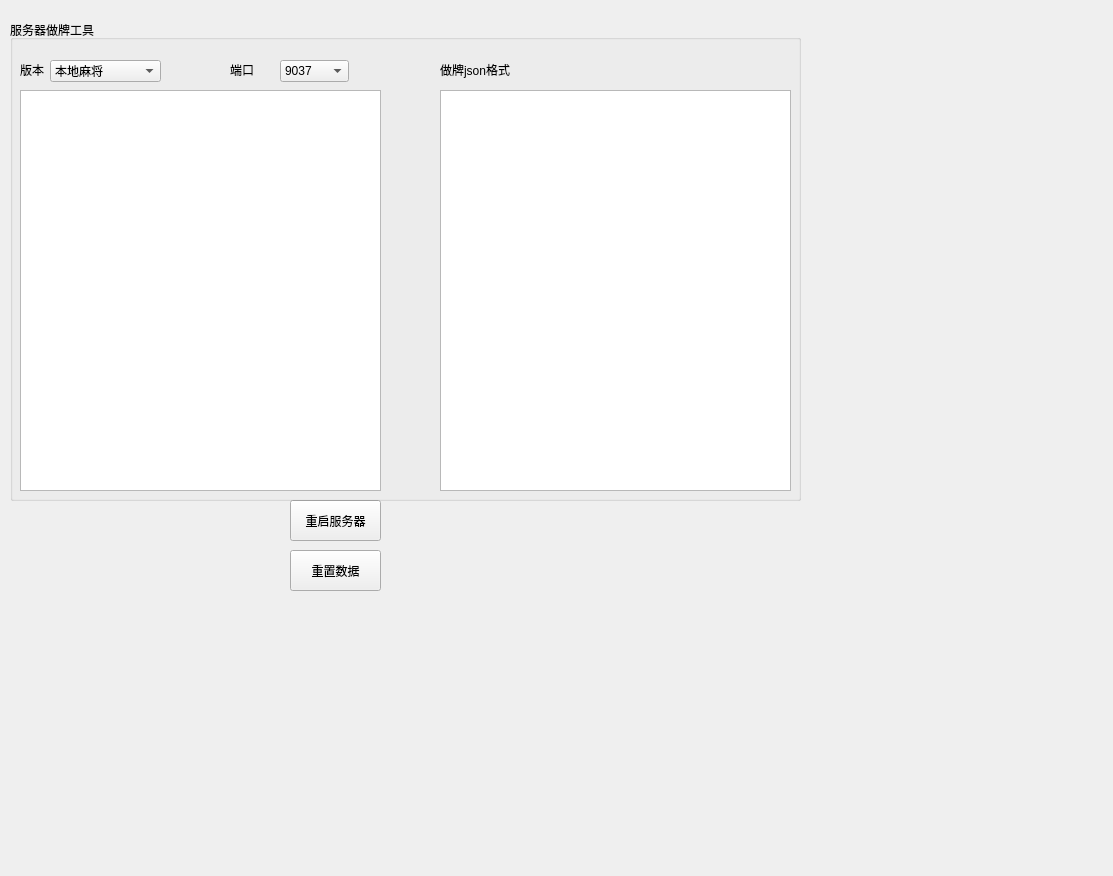
<?xml version="1.0" encoding="UTF-8"?>
<ui version="4.0">
 <class>Form</class>
 <widget class="QWidget" name="Form">
  <property name="geometry">
   <rect>
    <x>0</x>
    <y>0</y>
    <width>1113</width>
    <height>876</height>
   </rect>
  </property>
  <property name="windowTitle">
   <string>Form</string>
  </property>
  <widget class="QPushButton" name="clearBtn">
   <property name="geometry">
    <rect>
     <x>290</x>
     <y>550</y>
     <width>91</width>
     <height>41</height>
    </rect>
   </property>
   <property name="minimumSize">
    <size>
     <width>91</width>
     <height>0</height>
    </size>
   </property>
   <property name="text">
    <string>重置数据</string>
   </property>
  </widget>
  <widget class="QPushButton" name="startBtn">
   <property name="geometry">
    <rect>
     <x>290</x>
     <y>500</y>
     <width>91</width>
     <height>41</height>
    </rect>
   </property>
   <property name="text">
    <string>重启服务器</string>
   </property>
  </widget>
  <widget class="QGroupBox" name="groupBox">
   <property name="geometry">
    <rect>
     <x>10</x>
     <y>20</y>
     <width>791</width>
     <height>481</height>
    </rect>
   </property>
   <property name="title">
    <string>服务器做牌工具</string>
   </property>
   <widget class="QTextEdit" name="resultText">
    <property name="geometry">
     <rect>
      <x>10</x>
      <y>70</y>
      <width>361</width>
      <height>401</height>
     </rect>
    </property>
   </widget>
   <widget class="QComboBox" name="weatherComboBox">
    <property name="geometry">
     <rect>
      <x>40</x>
      <y>40</y>
      <width>111</width>
      <height>22</height>
     </rect>
    </property>
    <item>
     <property name="text">
      <string>本地麻将</string>
     </property>
    </item>
    <item>
     <property name="text">
      <string>本地跑胡子</string>
     </property>
    </item>
    <item>
     <property name="text">
      <string>本地跑得快</string>
     </property>
    </item>
    <item>
     <property name="text">
      <string>测试服麻将</string>
     </property>
    </item>
    <item>
     <property name="text">
      <string>测试服跑胡子</string>
     </property>
    </item>
    <item>
     <property name="text">
      <string>测试服跑得快</string>
     </property>
    </item>
   </widget>
   <widget class="QLabel" name="label_versions">
    <property name="geometry">
     <rect>
      <x>10</x>
      <y>40</y>
      <width>31</width>
      <height>20</height>
     </rect>
    </property>
    <property name="text">
     <string>版本</string>
    </property>
   </widget>
   <widget class="QLabel" name="label_port">
    <property name="geometry">
     <rect>
      <x>220</x>
      <y>40</y>
      <width>61</width>
      <height>20</height>
     </rect>
    </property>
    <property name="text">
     <string>端口</string>
    </property>
   </widget>
   <widget class="QComboBox" name="portComboBox">
    <property name="geometry">
     <rect>
      <x>270</x>
      <y>40</y>
      <width>69</width>
      <height>22</height>
     </rect>
    </property>
    <item>
     <property name="text">
      <string>9037</string>
     </property>
    </item>
    <item>
     <property name="text">
      <string>9011</string>
     </property>
    </item>
    <item>
     <property name="text">
      <string>9010</string>
     </property>
    </item>
   </widget>
   <widget class="QPlainTextEdit" name="plainTextEdit">
    <property name="geometry">
     <rect>
      <x>430</x>
      <y>70</y>
      <width>351</width>
      <height>401</height>
     </rect>
    </property>
   </widget>
   <widget class="QLabel" name="label_port_2">
    <property name="geometry">
     <rect>
      <x>430</x>
      <y>40</y>
      <width>101</width>
      <height>20</height>
     </rect>
    </property>
    <property name="text">
     <string>做牌json格式</string>
    </property>
   </widget>
  </widget>
 </widget>
 <resources/>
 <connections>
  <connection>
   <sender>clearBtn</sender>
   <signal>clicked()</signal>
   <receiver>Form</receiver>
   <slot>deleteLater()</slot>
   <hints>
    <hint type="sourcelabel">
     <x>187</x>
     <y>341</y>
    </hint>
    <hint type="destinationlabel">
     <x>333</x>
     <y>226</y>
    </hint>
   </hints>
  </connection>
  <connection>
   <sender>startBtn</sender>
   <signal>clicked()</signal>
   <receiver>Form</receiver>
   <slot>deleteLater()</slot>
   <hints>
    <hint type="sourcelabel">
     <x>677</x>
     <y>531</y>
    </hint>
    <hint type="destinationlabel">
     <x>556</x>
     <y>424</y>
    </hint>
   </hints>
  </connection>
 </connections>
</ui>
